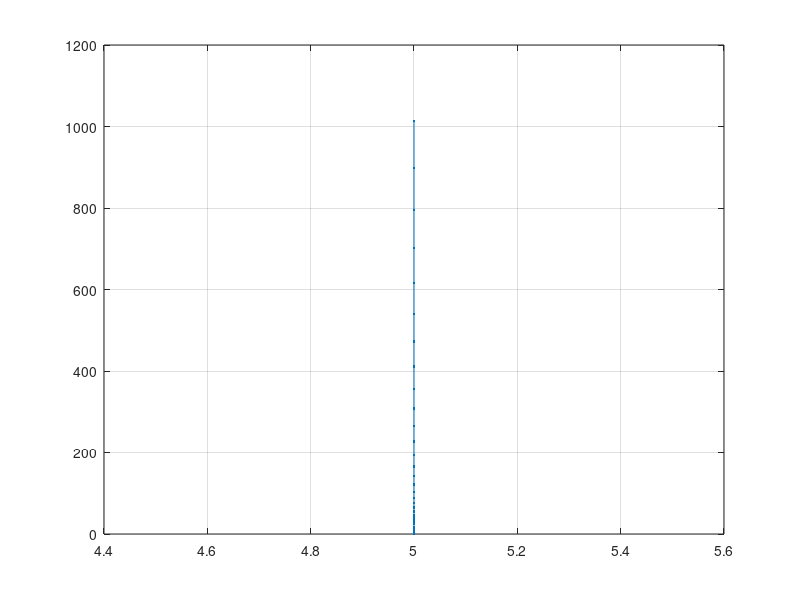

MATLAB code to generate this figure:
% Generate a complete gas profile from just one lower trop and one
% mid-strat mixing ratios
%

% Created: 09 July 2010, Scott Hannon - based on fake_cfc.m
%%%%%%%%%%%%%%%%%%%%%%%%%%%%%%%%%%%%%%%%%%%%%%%%%%%%%%%%%%%%%%%%%%%%%%%%%%%%%%%

gasid = input('enter gas ID number: ');
mrlowtrop = input('enter lower trop mixing ratio (ppm) : ');
mrmidstrat = input('enter mid-strat mixing ratio (ppm) : ');

p=[1.013E+03, 8.988E+02, 7.950E+02, 7.012E+02, 6.166E+02, ...
   5.405E+02, 4.722E+02, 4.111E+02, 3.565E+02, 3.080E+02, ...
   2.650E+02, 2.270E+02, 1.940E+02, 1.658E+02, 1.417E+02, ...
   1.211E+02, 1.035E+02, 8.850E+01, 7.565E+01, 6.467E+01, ...
   5.529E+01, 4.729E+01, 4.047E+01, 3.467E+01, 2.972E+01, ...
   2.549E+01, 1.743E+01, 1.197E+01, 8.010E+00, 5.746E+00, ...
   4.150E+00, 2.871E+00, 2.060E+00, 1.491E+00, 1.090E+00, ...
   7.978E-01, 4.250E-01, 2.190E-01, 1.090E-01, 5.220E-02, ...
   2.400E-02, 1.050E-02, 4.460E-03, 1.840E-03, 7.600E-04, ...
   3.200E-04, 1.450E-04, 7.100E-05, 4.010E-05, 2.540E-05];
%
mr = zeros(1,50);


% constant from surface to 300 mb
ind = find(p >= 300);
mr(ind) = mrlowtrop;
mr300 = mrlowtrop;

% constant from 30 mb to TOA
ind = find(p <= 30);
mr(ind) = mrmidstrat;


% inverse drop off from 300 to 30 mb
ind = find(p > 30 & p < 300);
mr(ind) = (1./p(ind) - 1./30)*(mrlowtrop - mrmidstrat)/(1./300 - 1./30) + ...
   mrmidstrat;


% Write formated data to screen
fprintf(1,' \n',[]);
fprintf(1,'%3i\n',gasid);
for ii=1:9
   jj = (ii-1)*5 + (1:5);
   fprintf(1,'%10.3e, %10.3e, %10.3e, %10.3e, %10.3e,\n',mr(jj));
end
ii=10;
jj = (ii-1)*5 + (1:5);
fprintf(1,'%10.3e, %10.3e, %10.3e, %10.3e, %10.3e\n',mr(jj));
fprintf(1,' \n',[]);


%%% uncomment for testing
plot(mr,p,'.-'),grid
%%%

%%% end oif program %%%
